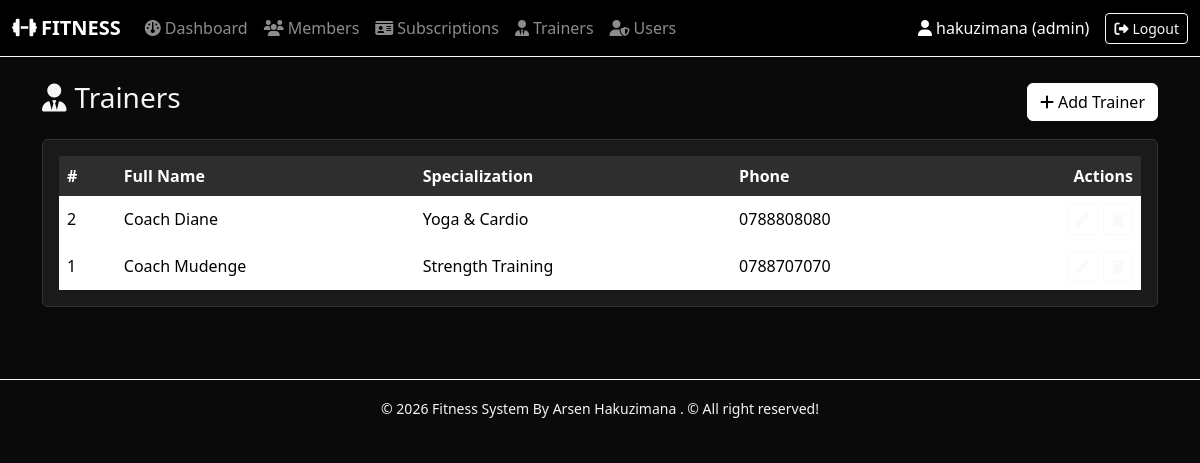
Page /trainers/index.php (signed in) on the committed database.
### tables this page shows
CREATE TABLE IF NOT EXISTS trainers (
    trainer_id INT AUTO_INCREMENT PRIMARY KEY,
    full_name VARCHAR(120) NOT NULL,
    specialization VARCHAR(120),
    phone VARCHAR(30)
);

### trainers/index.php (the view, shortened to what this page needs)
<?php
require_once __DIR__ . '/../config/database.php';
require_once __DIR__ . '/../includes/header.php';
$rows = $pdo->query("SELECT * FROM trainers ORDER BY trainer_id DESC")->fetchAll();
?>
<div class="d-flex justify-content-between align-items-center mb-3">
  <h3><i class="fa-solid fa-user-tie me-2"></i>Trainers</h3>
  <a href="create.php" class="btn btn-primary"><i class="fa-solid fa-plus me-1"></i>Add Trainer</a>
</div>
<div class="card"><div class="card-body">
  <div class="table-responsive">
    <table class="table table-borderless align-middle mb-0">
      <thead><tr>
        <th>#</th><th>Full Name</th><th>Specialization</th><th>Phone</th><th class="text-end">Actions</th>
      </tr></thead>
      <tbody>
      <?php foreach ($rows as $r): ?>
        <tr>
          <td><?= $r['trainer_id'] ?></td>
          <td><?= htmlspecialchars($r['full_name']) ?></td>
          <td><?= htmlspecialchars($r['specialization']) ?></td>
          <td><?= htmlspecialchars($r['phone']) ?></td>
          <td class="text-end">
            <a href="edit.php?id=<?= $r['trainer_id'] ?>" class="btn btn-sm btn-outline-light"><i class="fa-solid fa-pen"></i></a>
            <form method="post" action="delete.php" class="d-inline" data-confirm="Delete this trainer?">
              <button class="btn btn-sm btn-outline-light"><i class="fa-solid fa-trash"></i></button>
            </form>
          </td>
        </tr>
      <?php endforeach; ?>
      </tbody>
    </table>
  </div>
</div></div>
<?php require_once __DIR__ . '/../includes/footer.php'; ?>

### css/style.css (style rules this page uses)
body { background: var(--bw-black); color: var(--bw-light); font-family: "Segoe UI", system-ui, sans-serif; }
.card { background: var(--bw-dark); border: 1px solid #333; color: var(--bw-light); }
.table { color: var(--bw-light); }
.table thead th { background: var(--bw-gray) !important; color: #fff; border-color: #444; }
.table tbody tr { border-color: #333; }
.btn-primary { background:#fff; color:#000; border:1px solid #fff; }
a { color:#fff; }
.table td, .table th { vertical-align: middle; }

### rows in the picture
trainers: trainer_id "2", full_name "Coach Diane", specialization "Yoga & Cardio", phone "0788808080"
trainers: trainer_id "1", full_name "Coach Mudenge", specialization "Strength Training", phone "0788707070"

### other values in the picture
$u['name'] "hakuzimana"
$u['role'] "admin"
